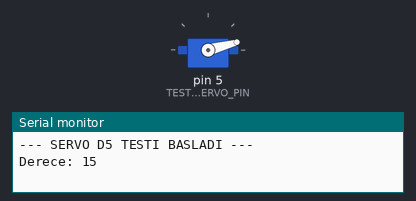
The sketch below on a simulated Arduino Uno, built with avr-gcc and run on an emulated ATmega328P. Parts: servo, the last lines printed to the serial monitor.

Above: at 0.05 s.
At 3.0 s:
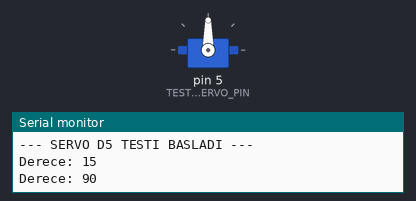
At 6.0 s:
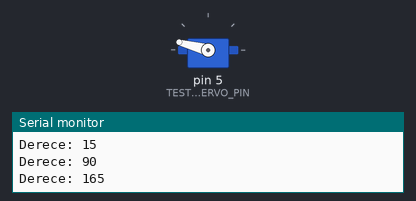
Timing chart, 0 to 7.8 s (numbered marks = the images above):
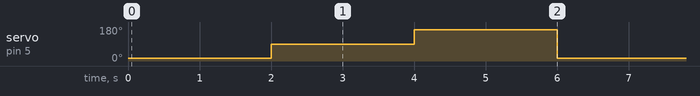

Measured:
- by itself, servo on pin 5 (TEST_SERVO_PIN): repeats every 6.0 s: 165° 2.0 s, 15° 2.0 s, 90° 2.0 s

The sketch:

Test_Blind_Servo.ino
```cpp
#include <Servo.h>

// Sadece D5 pinindeki perde servosunu test eder.
// Diger sensorler ve kumandalar bu testte devre disidir.

const byte TEST_SERVO_PIN = 5;
Servo testServo;

void setup() {
  Serial.begin(115200);
  Serial.println("--- SERVO D5 TESTI BASLADI ---");

  testServo.attach(TEST_SERVO_PIN);
}

void loop() {
  Serial.println("Derece: 15");
  testServo.write(15);
  delay(2000);

  Serial.println("Derece: 90");
  testServo.write(90);
  delay(2000);

  Serial.println("Derece: 165");
  testServo.write(165);
  delay(2000);
}
```
